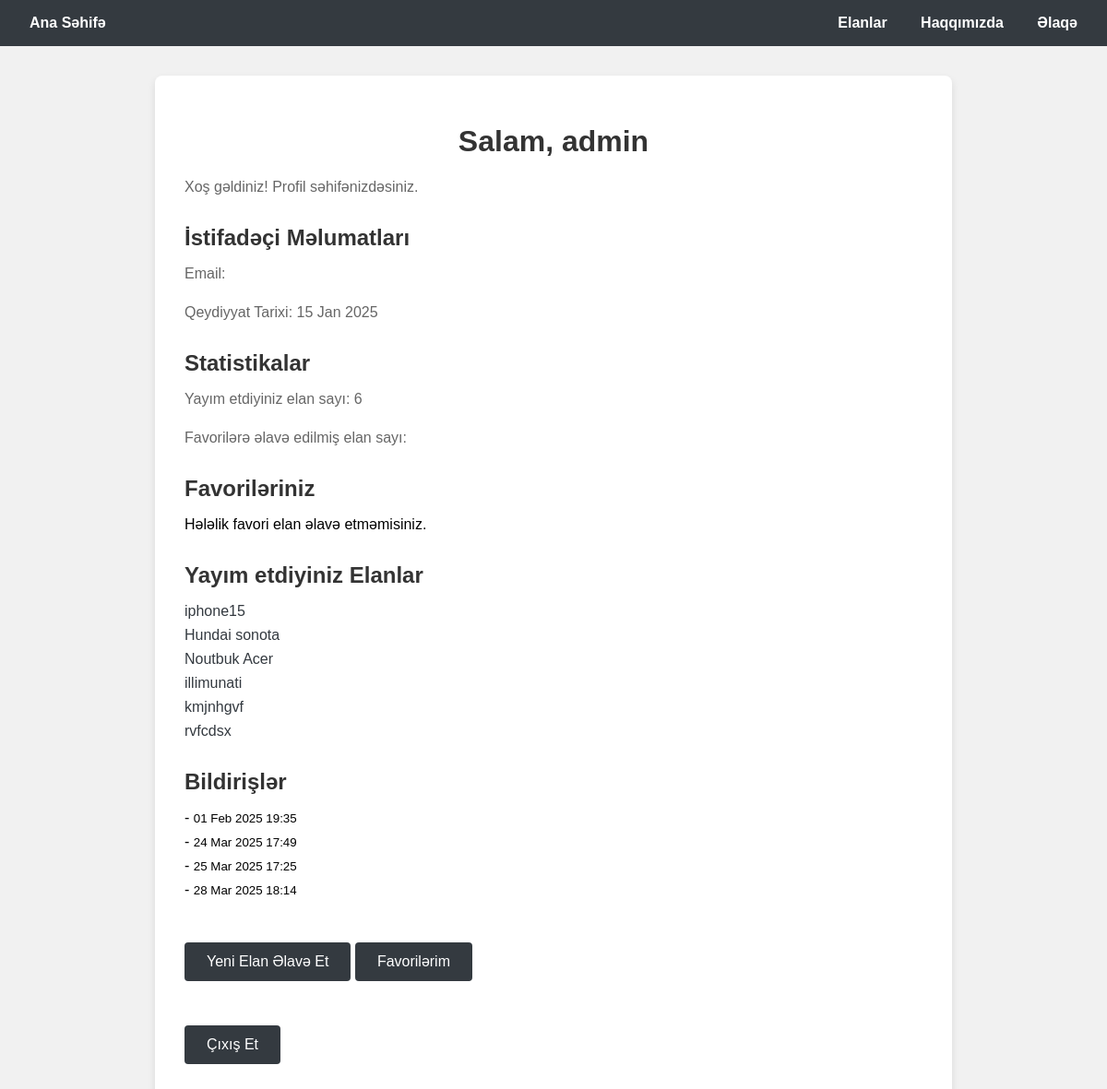
/profile/ (signed in), run on the app's committed database.
### main/models.py (models this page shows, shortened)
class Advertisement(models.Model):
    CATEGORY_CHOICES = [
        ('Neqliyat', 'Neqliyat'),
        ('Daşinmaz Emlak', 'Daşinmaz Emlak'),
        ('Geyim', 'Geyim'),
        ('İş İlanlari', 'İş İlanlari'),
        ('Elektronik', 'Elektronik'),
    ]
    STATUS_CHOICES = [
        ('active', 'Aktif'),
        ('sold', 'Satipldi'),
        ('pending', 'Beklemede'),
    ]
    title = models.CharField(max_length=200)
    description = models.TextField()
    price = models.DecimalField(max_digits=10, decimal_places=2, blank=True, null=True)
    image = models.ImageField(upload_to='ads/', blank=True, null=True)
    created_at = models.DateTimeField(auto_now_add=True)
    updated_at = models.DateTimeField(auto_now=True)
    category = models.CharField(max_length=50, choices=CATEGORY_CHOICES, null=True)
    status = models.CharField(max_length=10, choices=STATUS_CHOICES, default='active')
    user = models.ForeignKey(User, on_delete=models.CASCADE, null=True, blank=True, related_name='advertisements')
    favorites = models.ManyToManyField(User, related_name='favorites', blank=True)
    liked_by = models.ManyToManyField(User, related_name='liked_ads', blank=True)
    likes_count = models.PositiveIntegerField(default=0)
    views_count = models.PositiveIntegerField(default=0)
    location = models.CharField(max_length=200, blank=True, null=True)
    brand = models.CharField(max_length=100, blank=True, null=True)
    model = models.CharField(max_length=100, blank=True, null=True)
    application_link = models.URLField(blank=True, null=True)
    phone_number = PhoneNumberField(null=True, blank=True)

class Notification(models.Model):
    user = models.ForeignKey(User, on_delete=models.CASCADE, related_name='notifications')
    message = models.TextField()
    is_read = models.BooleanField(default=False)
    created_at = models.DateTimeField(auto_now_add=True)

### main/views.py (the view)
# urls.py: path('profile/', views.profile_view, name='profile'),
@login_required
def profile_view(request):
    return render(request, 'profile.html', {'user': request.user})

### main/templates/profile.html (shortened to what this page needs)
<!DOCTYPE html>
<html lang="az">
<head>
</head>
<body>
    <div class="navbar">
        <div class="logo">
            <a href="/">Ana Səhifə</a>
        </div>
        <div class="menu">
            <a href="/ads/">Elanlar</a>
            <a href="/about/">Haqqımızda</a>
            <a href="/contact/">Əlaqə</a>
        </div>
    </div>
    <div class="container">
        <h1>Salam, {{ user.username }}</h1>
        <p>Xoş gəldiniz! Profil səhifənizdəsiniz.</p>
        <div class="profile-section">
            <h2>İstifadəçi Məlumatları</h2>
            <p>Email: {{ user.email }}</p>
            <p>Qeydiyyat Tarixi: {{ user.date_joined|date:"d M Y" }}</p>
        </div>
        <div class="stats profile-section">
            <h2>Statistikalar</h2>
            <p>Yayım etdiyiniz elan sayı: {{ user.advertisements.count }}</p>
            <p>Favorilərə əlavə edilmiş elan sayı: {{ user.favorite_ads.count }}</p>
        </div>
        <div class="favorites profile-section">
            <h2>Favoriləriniz</h2>
            <ul>
                {% for ad in user.favorite_ads.all %}
                    <li><a href="{% url 'ad_detail' ad.id %}">{{ ad.title }}</a></li>
                {% empty %}
                    <li>Hələlik favori elan əlavə etməmisiniz.</li>
                {% endfor %}
            </ul>
        </div>
        <div class="ads profile-section">
            <h2>Yayım etdiyiniz Elanlar</h2>
            <ul>
                {% for ad in user.advertisements.all %}
                    <li><a href="{% url 'ad_detail' ad.id %}">{{ ad.title }}</a></li>
                {% empty %}
                    <li>Hələlik elan yayım etməmisiniz.</li>
                {% endfor %}
            </ul>
        </div>
        <div class="notifications profile-section">
            <h2>Bildirişlər</h2>
            <ul>
                {% for notification in user.notifications.all %}
                    <li>{{ notification.content }} - <small>{{ notification.created_at|date:"d M Y H:i" }}</small></li>
                {% empty %}
                    <li>Hələlik bildirişiniz yoxdur.</li>
                {% endfor %}
            </ul>
        </div>
        <div class="profile-section">
            <a href="{% url 'add_advertisement' %}" class="action-button">Yeni Elan Əlavə Et</a>
            <a href="{% url 'favorites' %}" class="action-button">Favorilərim</a>
        </div>
        <a href="{% url 'logout' %}" class="logout-button">Çıxış Et</a>
    </div>
</body>
</html>

### main/templates/profile.html (style rules this page uses)
body { font-family: Arial, sans-serif; background-color: #f1f1f1; margin: 0; padding: 0; }
.navbar { background-color: #343a40; padding: 1rem; display: flex; justify-content: space-between; align-items: center; color: white; }
.navbar a { color: white; text-decoration: none; margin: 0 1rem; font-weight: bold; }
.container { max-width: 800px; margin: 2rem auto; background-color: white; border-radius: 8px; box-shadow: 0 4px 8px rgba(0, 0, 0, 0.1); padding: 2rem; }
.container h1 { color: #333333; text-align: center; }
.container p { font-size: 1rem; color: #666666; margin-bottom: 1.5rem; }
.stats, .favorites, .ads, .notifications { margin-bottom: 2rem; }
.logout-button, .action-button { display: inline-block; padding: 0.75rem 1.5rem; background-color: #343a40; color: white; text-decoration: none; border-radius: 4px; font-size: 1rem; transition: background-color 0.3s; margin: 0.5rem 0; }
ul { list-style: none; padding: 0; }
ul li { margin-bottom: 0.5rem; }
ul li a { color: #343a40; text-decoration: none; }
.profile-section { margin: 2rem 0; }
.profile-section h2 { color: #333; margin-bottom: 1rem; }
.notifications ul { max-height: 200px; overflow-y: auto; }

### data on the page
Advertisement: title "iphone15"
Advertisement: title "Hundai sonota"
Advertisement: title "Noutbuk Acer"
Advertisement: title "illimunati"
Advertisement: title "kmjnhgvf"
Advertisement: title "rvfcdsx"
Notification: created_at "01 Feb 2025 19:35"
Notification: created_at "24 Mar 2025 17:49"
Notification: created_at "25 Mar 2025 17:25"
Notification: created_at "28 Mar 2025 18:14"

### other printed values
{{ user.username }} "admin"
{{ user.date_joined|date:"d M Y" }} "15 Jan 2025"
{{ user.advertisements.count }} "6"
